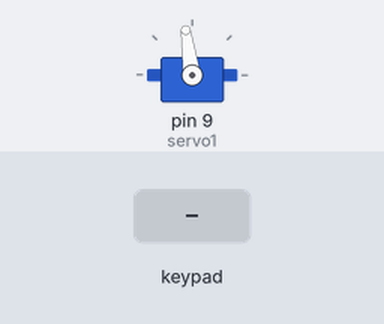
The sketch below on a simulated Arduino Uno, built with avr-gcc and run on an emulated ATmega328P. On the bench: servo. The test bench sets the inputs (shaded band). What the sketch prints to the serial monitor is not drawn.

Above: at 1.2 s.
1.3 s: key 'U' pressed
At 1.5 s:
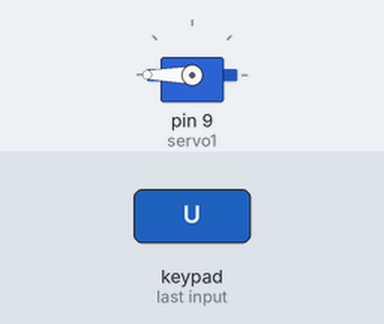
3.2 s: key 'D' pressed
At 3.4 s:
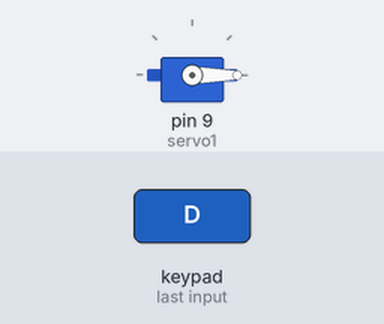
Timing chart, 0 to 6.2 s (numbered marks = the images above; inputs shaded):
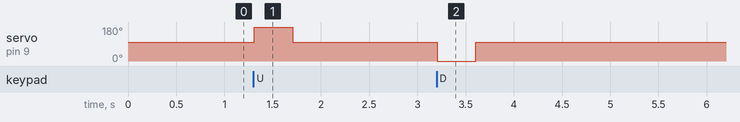

The sketch:

victor_with_nunchuck.ino
```cpp
#include <Wire.h>
#include <ArduinoNunchuk.h>
#include <Servo.h>
#define BAUDRATE 19200
Servo servo1;

ArduinoNunchuk nunchuk = ArduinoNunchuk();

void setup()
{
  Serial.begin(BAUDRATE);
  nunchuk.init();
  servo1.attach(9);
}

int rounder(int var){
  if (var < 0)
  {
  return var + abs(var);
  }
  else if (var > 180)
  {
  return 180;
  }
}

void loop()
{
  int x;
  int y;
  nunchuk.update();
  /*
  Serial.print(nunchuk.analogX);
  Serial.print("   ");
  Serial.print(nunchuk.analogY);
  Serial.print("   ");
  */
  x = rounder(nunchuk.analogX - 37);
  y = rounder(nunchuk.analogY - 30);
  Serial.println(x);
  Serial.println(y);
  servo1.write(y);
}
```

Measured:
- after the input at 1.3 s, servo on pin 9 (servo1): 98° → 180° at once, → 98° 0.40 s later
- after the input at 3.2 s, servo on pin 9 (servo1): 98° → 0° at once, → 98° 0.40 s later
